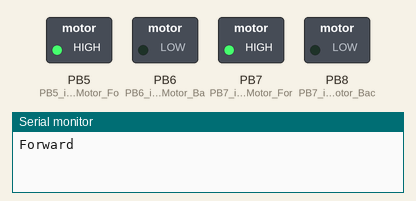
The sketch below on a simulated STM32 Blue Pill. On the bench: switched loads named in the sketch (green lamp = pin HIGH), the last lines printed to the serial monitor.

Above: at 10.0 s.
At 30.0 s:
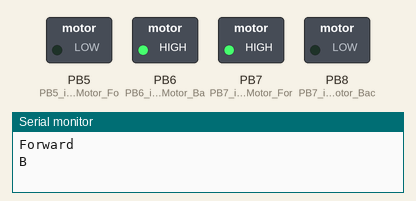
Timing chart, 0 to 46.0 s (numbered marks = the images above):
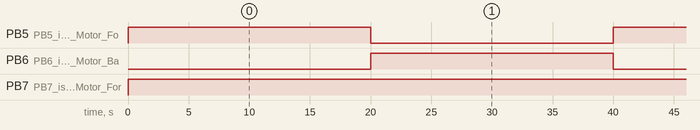

The sketch:

motor_testing.ino
```cpp
/* Swarm Embeded Robotic Platform (SERP),is a low cost robust robot designed for robotics hobbyists and enthusiasts.
It has been extensively developed on STM32, has an onboard  power suppy, IR array ( 7 Sensors), Ulatrasonic sensors, motor drivers
It is used to build a wide range of robots.

Here we demosntrate testing of interfaced motors
*/

void setup() {

// Declaring  the pins to be connected to the motor driver

pinMode(PB5,OUTPUT);  // PB5 is the Right Motor Forward pin
pinMode(PB6,OUTPUT);  // PB6 is the Right Motor Backward pin
pinMode(PB7,OUTPUT);  // PB7 is the Left Motor Forward pin
pinMode(PB8,OUTPUT);  // PB7 is the Left Motor Backward pin

// Initilizing  the pins to low
digitalWrite(PB5,LOW);
digitalWrite(PB6,LOW);
digitalWrite(PB7,LOW);
digitalWrite(PB8,LOW);

Serial.begni(9600);

}

void loop() {
// Move forward for 20 seconds
Serial.println("Forward");
digitalWrite(PB5,HIGH);
digitalWrite(PB6,LOW);
digitalWrite(PB7,HIGH);
digitalWrite(PB8,LOW);

delay(20000);


// Move backward for 20 seconds

Serial.println("B");
digitalWrite(PB5,LOW);
digitalWrite(PB6,HIGH);
digitalWrite(PB7,HIGH);
digitalWrite(PB8,LOW);

delay(20000);

}
```

Measured:
- by itself, PB5 (PB5_is_the_Right_Motor_Fo), PB6 (PB6_is_the_Right_Motor_Ba): alternates HIGH for 20.0 s and LOW for 20.0 s
- by itself, PB7 (PB7_is_the_Left_Motor_For): LOW → HIGH at 0.00 s
